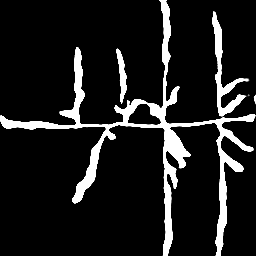
#> input picture RUC-Net images/1C8-9-3.png, 256 x 256 px, found by its file name
$ python test.py
#> lines starting #> are read from the running program, lines starting #| are printed output that depends on the picture; after the words box and inside, x2 and y2 are one past the last pixel; in counts of white or black regions, pixels touching at a corner belong together
from combine_pred_true import combine_pred_true
import numpy as np
import cv2
from sklearn.metrics import f1_score
from new_coordinate import new_coordinate


# y_pred_path = "dataset_1_y_pred/crossing-number/gradient-based-optimization/RUC-Net/1C8-9-3.png"
y_pred_path = "dataset_1_y_pred/crossing-number/Zhang-Suen/RUC-Net/1C8-9-3.png"
y_pred = cv2.imread(y_pred_path, cv2.IMREAD_GRAYSCALE)
#> y_pred is the input picture: shape (256, 256); min 0, max 255, mean 29

y_true_path = "dataset_1_y_true_main_axis/crossing_number/y_true_25/1C8-9-3.png"
y_true = cv2.imread(y_true_path, cv2.IMREAD_GRAYSCALE)

junction_true_25 = np.argwhere(y_true > 0)
#> junction_true_25 = 7715 pairs, first value 0 to 255, second value 0 to 255

lower_bound = np.min(junction_true_25, axis=0)[0]
#> lower_bound = 0
upper_bound = np.max(junction_true_25, axis=0)[0]
#> upper_bound = 255
left_bound = np.min(junction_true_25, axis=0)[1]
#> left_bound = 0
right_bound = np.max(junction_true_25, axis=0)[1]
#> right_bound = 255

y_pred[:lower_bound - 1, :] = 0  # -1 for loose bound
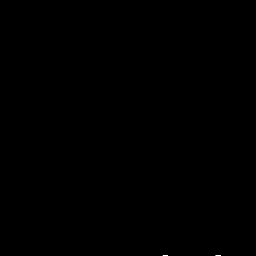
#> y_pred: shape (256, 256); 11.75% of pixels changed, all inside (x1, y1, x2, y2) = (0, 0, 256, 255)
y_pred[upper_bound + 1 + 1:, :] = 0  # + 1 for loose bound
# y_pred[:, :left_bound - 1] = 0  # -1 for loose bound
y_pred[:, right_bound + 1 + 1:] = 0  # + 1 for loose bound

# cv2.imwrite(f"dataset_1_y_pred_main_axis/zhang-cn/{y_pred_path[-11:]}", y_pred)

white_px = np.argwhere(y_pred > 0)
#> white_px = [[255, 162], [255, 163], [255, 164], [255, 165], [255, 166], [255, 167], [255, 215], [255, 216], [255, 217], [255, 218], [255, 219], [255, 220]]

original_grayscale = cv2.imread("dataset_1_grayscale/1C8-9-3.JPG")
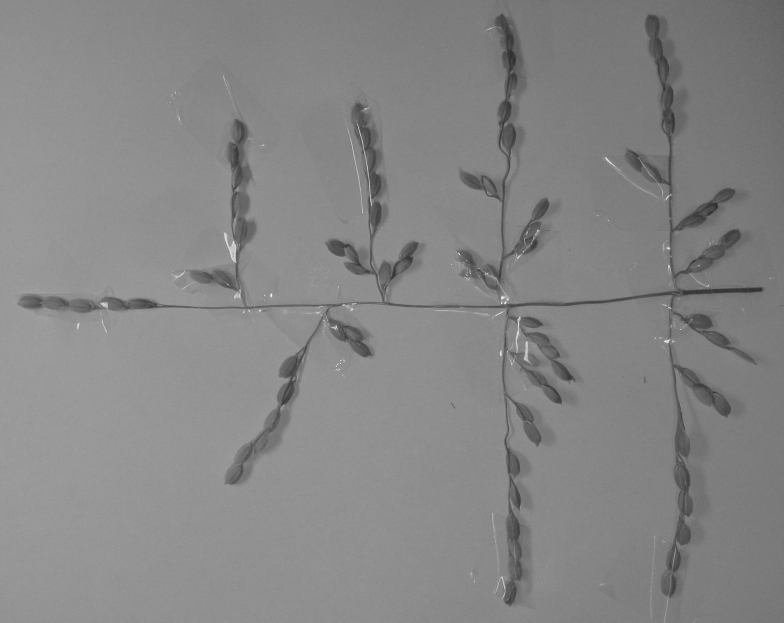
#> input picture dataset_1_grayscale/1C8-9-3.JPG, 2350 x 1867 px (shown at 1/3 size)
#> original_grayscale is the input picture: shape (1867, 2350, 3); min 38, max 255, mean 133.6
original_grayscale = cv2.resize(original_grayscale, [256, 256])
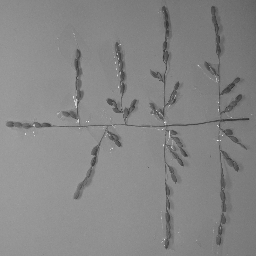
#> original_grayscale: shape (256, 256, 3); min 44, max 244, mean 133.5

for x, y in white_px:
    cv2.circle(original_grayscale, [y, x], 1, (0, 0, 255), -1)
#> this loop made 12 passes
#> y on passes 1 to 12: 162, 163, 164, 165, 166, 167, 215, 216, 217, 218, 219, 220
#> original_grayscale: shape (256, 256, 3); 0.04% of pixels changed, all inside (x1, y1, x2, y2) = (161, 254, 222, 256)


cv2.imwrite("haha.png", original_grayscale)

cv2.imshow("aks", original_grayscale)
cv2.waitKey(0)
cv2.destroyAllWindows()
